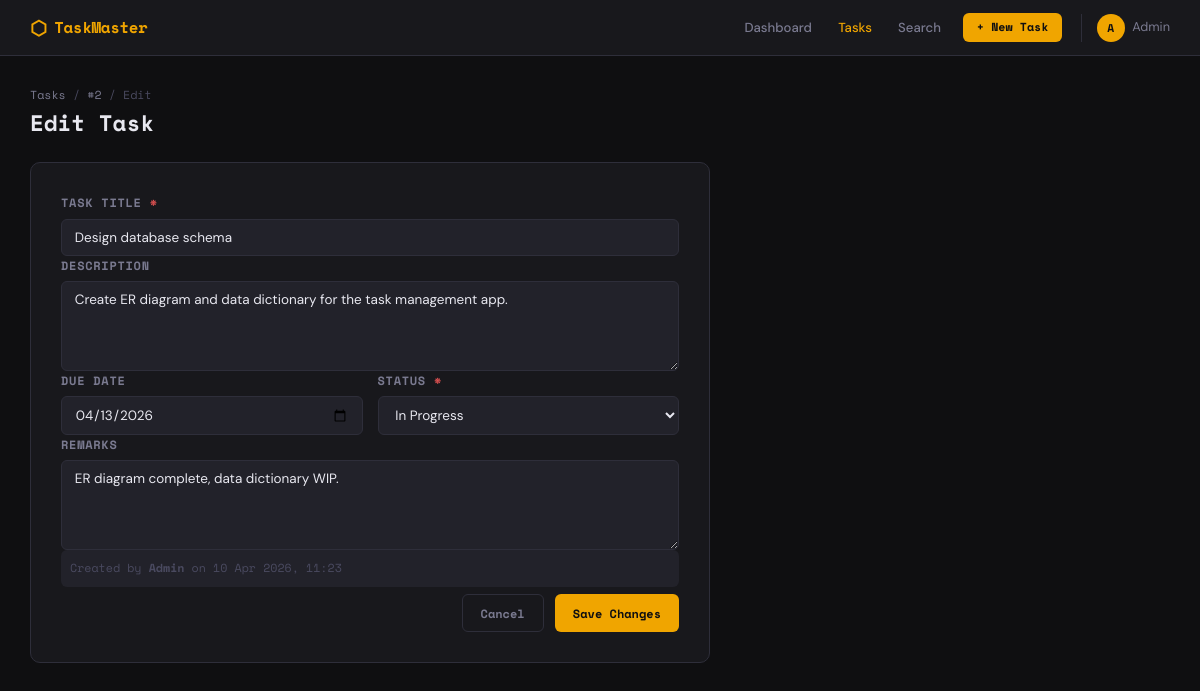
Page /tasks/2/edit on the committed database.
### app/models/task_model.py (models this page shows, shortened)
class Task(db.Model):
    __tablename__ = 'tasks'
    id = db.Column(db.Integer, primary_key=True)
    title = db.Column(db.String(200), nullable=False)                         # Task Title
    description = db.Column(db.Text, nullable=True)                           # Task Description
    due_date = db.Column(db.Date, nullable=True)                              # Task Due Date
    status = db.Column(
        db.Enum(TaskStatus),
        nullable=False,
        default=TaskStatus.PENDING
    )                                                                          # Task Status
    remarks = db.Column(db.Text, nullable=True)                               # Task Remarks
    created_on = db.Column(db.DateTime, nullable=False, default=datetime.utcnow)       # Created On (Time Stamp)
    last_updated_on = db.Column(
        db.DateTime, nullable=False,
        default=datetime.utcnow, onupdate=datetime.utcnow
    )                                                                                   # Last Updated on (Time Stamp)
    created_by_id = db.Column(
        db.Integer, db.ForeignKey('users.id'), nullable=False
    )                                                                          # Created By ID
    last_updated_by_id = db.Column(
        db.Integer, db.ForeignKey('users.id'), nullable=False
    )                                                                          # Last Updated By ID
    __table_args__ = (
        db.Index('idx_tasks_status', 'status'),
        db.Index('idx_tasks_due_date', 'due_date'),
        db.Index('idx_tasks_created_by', 'created_by_id'),
        db.Index('idx_tasks_created_on', 'created_on'),
        db.Index('idx_tasks_title', 'title'),
    )

### app/controllers/task_controller.py (the view, shortened to what this page needs)
@task_bp.route('/<int:task_id>/edit', methods=['GET', 'POST'])
def edit(task_id):
    task = Task.query.get_or_404(task_id)
    return render_template('tasks/edit.html', task=task, statuses=TaskStatus)

### app/views/templates/tasks/edit.html (shortened to what this page needs)
{% extends 'base.html' %}
{% block content %}
<div class="page-header">
  <div>
    <div class="breadcrumb"><a href="{{ url_for('tasks.list_tasks') }}">Tasks</a> / <a href="{{ url_for('tasks.detail', task_id=task.id) }}">#{{ task.id }}</a> / Edit</div>
    <h1 class="page-title">Edit Task</h1>
  </div>
</div>
<div class="form-container">
  <div class="form-card">
    <form method="POST" action="{{ url_for('tasks.edit', task_id=task.id) }}">
      <div class="form-group">
        <label for="title">Task Title <span class="required">*</span></label>
        <input type="text" id="title" name="title" required placeholder="Enter task title" value="{{ task.title }}">
      </div>
      <div class="form-group">
        <label for="description">Description</label>
        <textarea id="description" name="description" rows="4" placeholder="Describe the task...">{{ task.description or '' }}</textarea>
      </div>
      <div class="form-row">
        <div class="form-group">
          <label for="due_date">Due Date</label>
          <input type="date" id="due_date" name="due_date"
                 value="{{ task.due_date.strftime('%Y-%m-%d') if task.due_date else '' }}">
        </div>
        <div class="form-group">
          <label for="status">Status <span class="required">*</span></label>
          <select id="status" name="status">
            {% for s in statuses %}
            <option value="{{ s.name }}" {% if s == task.status %}selected{% endif %}>{{ s.value }}</option>
            {% endfor %}
          </select>
        </div>
      </div>
      <div class="form-group">
        <label for="remarks">Remarks</label>
        <textarea id="remarks" name="remarks" rows="3" placeholder="Any additional remarks...">{{ task.remarks or '' }}</textarea>
      </div>
      <div class="audit-info">
        <span>Created by <strong>Admin</strong> on {{ task.created_on.strftime('%d %b %Y, %H:%M') }}</span>
      </div>
      <div class="form-actions">
        <a href="{{ url_for('tasks.detail', task_id=task.id) }}" class="btn btn-outline">Cancel</a>
        <button type="submit" class="btn btn-primary">Save Changes</button>
      </div>
    </form>
  </div>
</div>
{% endblock %}

### app/views/static/css/style.css (style rules this page uses)
:root { --bg: #0f0f11; --surface: #18181c; --surface2: #22222a; --border: #2e2e3a; --accent: #f0a500; --accent-dim: #b37d00; --accent-glow: rgba(240,165,0,0.12); --text: #e8e8f0; --text-muted: #7a7a90; --text-dim: #4a4a60; --danger: #e05252; --success: #4caf7d; --info: #5b9cf6; --warning: #f0a500; --radius: 6px; --radius-lg: 10px; --shadow: 0 2px 12px rgba(0,0,0,0.4); --shadow-lg: 0 8px 32px rgba(0,0,0,0.5); --mono: 'Space Mono', monospace; --sans: 'DM Sans', sans-serif; --transition: all 0.18s ease; }
*, *::before, *::after { box-sizing: border-box; margin: 0; padding: 0; }
html { font-size: 15px; }
body { font-family: var(--sans); background: var(--bg); color: var(--text); min-height: 100vh; line-height: 1.6; -webkit-font-smoothing: antialiased; }
a { color: var(--accent); text-decoration: none; transition: var(--transition); }
.form-group { display: flex; flex-direction: column; gap: 0.4rem; }
.form-group label { font-size: 0.8rem; font-weight: 600; color: var(--text-muted); text-transform: uppercase; letter-spacing: 0.06em; font-family: var(--mono); }
.required { color: var(--danger); }
.form-group input, .form-group select, .form-group textarea { background: var(--surface2); border: 1px solid var(--border); border-radius: var(--radius); color: var(--text); font-family: var(--sans); font-size: 0.9rem; padding: 0.6rem 0.85rem; outline: none; transition: var(--transition); width: 100%; }
.form-group textarea { resize: vertical; min-height: 90px; }
.form-group select { cursor: pointer; }
.form-row { display: grid; grid-template-columns: 1fr 1fr; gap: 1rem; }
.form-container { max-width: 680px; }
.form-card { background: var(--surface); border: 1px solid var(--border); border-radius: var(--radius-lg); padding: 2rem; display: flex; flex-direction: column; gap: 1.25rem; }
.form-actions { display: flex; gap: 0.75rem; justify-content: flex-end; padding-top: 0.5rem; }
.audit-info { font-size: 0.78rem; color: var(--text-dim); font-family: var(--mono); padding: 0.6rem; background: var(--surface2); border-radius: var(--radius); }
.btn { display: inline-flex; align-items: center; gap: 0.4rem; padding: 0.55rem 1.2rem; border-radius: var(--radius); font-family: var(--mono); font-size: 0.8rem; font-weight: 700; cursor: pointer; border: none; transition: var(--transition); text-align: center; white-space: nowrap; }
.btn-primary { background: var(--accent); color: var(--bg); }
.btn-outline { background: transparent; color: var(--text-muted); border: 1px solid var(--border); }
.page-header { display: flex; align-items: flex-start; justify-content: space-between; margin-bottom: 1.75rem; gap: 1rem; }
.page-title { font-family: var(--mono); font-size: 1.5rem; color: var(--text); line-height: 1.2; }
.breadcrumb { font-size: 0.78rem; color: var(--text-dim); margin-bottom: 0.3rem; font-family: var(--mono); }
.breadcrumb a { color: var(--text-muted); }

### rows in the picture
Task: id "2", title "Design database schema", description "Create ER diagram and data dictionary for the task management app.", due_date "04/13/2026", status "In Progress", remarks "ER diagram complete, data dictionary WIP.", created_on "10 Apr 2026, 11:23"
